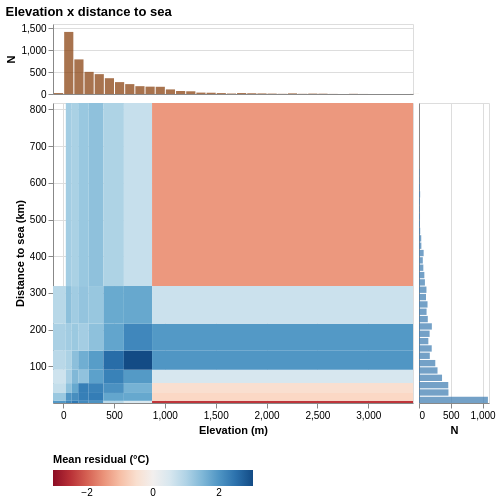

This figure's Vega-Lite source:
### Vega-Lite specification from a JSON file in a GitHub repository (floating-point values rounded to 4 significant figures; data arrays with more than 128 entries replaced by an {"elided": "..."} marker saying what was removed)
{"config": {"view": {"continuousWidth": 300, "continuousHeight": 300}}, "vconcat": [{"data": {"name": "data-66037dbc5dd7e091d990e2fe1abac311"}, "mark": {"type": "bar", "color": "#8B4513", "opacity": 0.75}, "encoding": {"x": {"axis": {"labels": false, "ticks": false}, "bin": {"maxbins": 40}, "field": "val", "scale": {"domain": [-100.0, 3440.0], "nice": false, "zero": false}, "title": null, "type": "quantitative"}, "y": {"aggregate": "count", "axis": {"tickCount": 3}, "title": "N", "type": "quantitative"}}, "height": 70, "width": 360}, {"hconcat": [{"data": {"name": "data-4fccfa9d83861fb9de164639a4762d53"}, "mark": {"type": "rect"}, "encoding": {"color": {"field": "color_val", "legend": {"orient": "bottom"}, "scale": {"domain": [-3.031, 3.031], "scheme": "redblue"}, "title": "Mean residual (°C)", "type": "quantitative"}, "tooltip": [{"field": "x_lo", "format": ".3g", "title": "Elevation (m) from", "type": "quantitative"}, {"field": "x_hi", "format": ".3g", "title": "Elevation (m) to", "type": "quantitative"}, {"field": "y_lo", "format": ".3g", "title": "Distance to sea (km) from", "type": "quantitative"}, {"field": "y_hi", "format": ".3g", "title": "Distance to sea (km) to", "type": "quantitative"}, {"field": "color_val", "format": ".3f", "title": "Mean residual (°C)", "type": "quantitative"}, {"field": "n", "title": "Observations", "type": "quantitative"}], "x": {"field": "x_lo", "scale": {"domain": [-100.0, 3440.0], "nice": false, "zero": false}, "title": "Elevation (m)", "type": "quantitative"}, "x2": {"field": "x_hi"}, "y": {"field": "y_lo", "scale": {"domain": [0.004052, 817.5], "nice": false, "zero": false}, "title": "Distance to sea (km)", "type": "quantitative"}, "y2": {"field": "y_hi"}}, "height": 300, "width": 360}, {"data": {"name": "data-4d88e7cbfd5fcd63499e3349062adf8d"}, "mark": {"type": "bar", "color": "#4682B4", "opacity": 0.75}, "encoding": {"x": {"aggregate": "count", "axis": {"tickCount": 3}, "title": "N", "type": "quantitative"}, "y": {"axis": {"labels": false, "ticks": false}, "bin": {"maxbins": 40}, "field": "val", "scale": {"domain": [0.004052, 817.5], "nice": false, "zero": false}, "title": null, "type": "quantitative"}}, "height": 300, "width": 70}], "spacing": 4}], "spacing": 2, "title": "Elevation x distance to sea", "$schema": "https://vega.github.io/schema/vega-lite/v6.4.1.json", "datasets": {"data-66037dbc5dd7e091d990e2fe1abac311": {"elided": "4999 records"}, "data-4fccfa9d83861fb9de164639a4762d53": [{"bin_x": "(-inf, 26]", "bin_y": "(-inf, 5.948150791184195]", "color_val": 1.957, "n": 509200.0, "x_lo": -100.0, "x_hi": 26.0, "y_lo": 0.004052, "y_hi": 5.948}, {"bin_x": "(-inf, 26]", "bin_y": "(5.948150791184195, 27.36792457208091]", "color_val": 1.245, "n": 184800.0, "x_lo": -100.0, "x_hi": 26.0, "y_lo": 5.948, "y_hi": 27.37}, {"bin_x": "(-inf, 26]", "bin_y": "(27.36792457208091, 54.1768918034798]", "color_val": 0.7636, "n": 95740.0, "x_lo": -100.0, "x_hi": 26.0, "y_lo": 27.37, "y_hi": 54.18}, {"bin_x": "(-inf, 26]", "bin_y": "(54.1768918034798, 90.71439486687055]", "color_val": 0.6522, "n": 61850.0, "x_lo": -100.0, "x_hi": 26.0, "y_lo": 54.18, "y_hi": 90.71}, {"bin_x": "(-inf, 26]", "bin_y": "(90.71439486687055, 142.7214605291484]", "color_val": 0.8928, "n": 20340.0, "x_lo": -100.0, "x_hi": 26.0, "y_lo": 90.71, "y_hi": 142.7}, {"bin_x": "(-inf, 26]", "bin_y": "(142.7214605291484, 216.23578561289594]", "color_val": 1.067, "n": 4054.0, "x_lo": -100.0, "x_hi": 26.0, "y_lo": 142.7, "y_hi": 216.2}, {"bin_x": "(-inf, 26]", "bin_y": "(216.23578561289594, 318.70789517142174]", "color_val": 0.9091, "n": 1982.0, "x_lo": -100.0, "x_hi": 26.0, "y_lo": 216.2, "y_hi": 318.7}, {"bin_x": "(-inf, 26]", "bin_y": "(318.70789517142174, inf]", "color_val": null, "n": null, "x_lo": -100.0, "x_hi": 26.0, "y_lo": 318.7, "y_hi": 817.5}, {"bin_x": "(26, 84]", "bin_y": "(-inf, 5.948150791184195]", "color_val": 2.227, "n": 217100.0, "x_lo": 26.0, "x_hi": 84.0, "y_lo": 0.004052, "y_hi": 5.948}, {"bin_x": "(26, 84]", "bin_y": "(5.948150791184195, 27.36792457208091]", "color_val": 1.999, "n": 219000.0, "x_lo": 26.0, "x_hi": 84.0, "y_lo": 5.948, "y_hi": 27.37}, {"bin_x": "(26, 84]", "bin_y": "(27.36792457208091, 54.1768918034798]", "color_val": 1.35, "n": 124200.0, "x_lo": 26.0, "x_hi": 84.0, "y_lo": 27.37, "y_hi": 54.18}, {"bin_x": "(26, 84]", "bin_y": "(54.1768918034798, 90.71439486687055]", "color_val": 1.092, "n": 116900.0, "x_lo": 26.0, "x_hi": 84.0, "y_lo": 54.18, "y_hi": 90.71}, {"bin_x": "(26, 84]", "bin_y": "(90.71439486687055, 142.7214605291484]", "color_val": 1.041, "n": 90990.0, "x_lo": 26.0, "x_hi": 84.0, "y_lo": 90.71, "y_hi": 142.7}, {"bin_x": "(26, 84]", "bin_y": "(142.7214605291484, 216.23578561289594]", "color_val": 1.161, "n": 75160.0, "x_lo": 26.0, "x_hi": 84.0, "y_lo": 142.7, "y_hi": 216.2}, {"bin_x": "(26, 84]", "bin_y": "(216.23578561289594, 318.70789517142174]", "color_val": 1.364, "n": 10720.0, "x_lo": 26.0, "x_hi": 84.0, "y_lo": 216.2, "y_hi": 318.7}, {"bin_x": "(26, 84]", "bin_y": "(318.70789517142174, inf]", "color_val": 1.143, "n": 13940.0, "x_lo": 26.0, "x_hi": 84.0, "y_lo": 318.7, "y_hi": 817.5}, {"bin_x": "(84, 148]", "bin_y": "(-inf, 5.948150791184195]", "color_val": 2.427, "n": 64530.0, "x_lo": 84.0, "x_hi": 148.0, "y_lo": 0.004052, "y_hi": 5.948}, {"bin_x": "(84, 148]", "bin_y": "(5.948150791184195, 27.36792457208091]", "color_val": 2.112, "n": 135400.0, "x_lo": 84.0, "x_hi": 148.0, "y_lo": 5.948, "y_hi": 27.37}, {"bin_x": "(84, 148]", "bin_y": "(27.36792457208091, 54.1768918034798]", "color_val": 1.734, "n": 105800.0, "x_lo": 84.0, "x_hi": 148.0, "y_lo": 27.37, "y_hi": 54.18}, {"bin_x": "(84, 148]", "bin_y": "(54.1768918034798, 90.71439486687055]", "color_val": 1.48, "n": 87360.0, "x_lo": 84.0, "x_hi": 148.0, "y_lo": 54.18, "y_hi": 90.71}, {"bin_x": "(84, 148]", "bin_y": "(90.71439486687055, 142.7214605291484]", "color_val": 1.375, "n": 98120.0, "x_lo": 84.0, "x_hi": 148.0, "y_lo": 90.71, "y_hi": 142.7}, {"bin_x": "(84, 148]", "bin_y": "(142.7214605291484, 216.23578561289594]", "color_val": 1.229, "n": 80920.0, "x_lo": 84.0, "x_hi": 148.0, "y_lo": 142.7, "y_hi": 216.2}, {"bin_x": "(84, 148]", "bin_y": "(216.23578561289594, 318.70789517142174]", "color_val": 1.167, "n": 99550.0, "x_lo": 84.0, "x_hi": 148.0, "y_lo": 216.2, "y_hi": 318.7}, {"bin_x": "(84, 148]", "bin_y": "(318.70789517142174, inf]", "color_val": 1.061, "n": 192000.0, "x_lo": 84.0, "x_hi": 148.0, "y_lo": 318.7, "y_hi": 817.5}, {"bin_x": "(148, 251]", "bin_y": "(-inf, 5.948150791184195]", "color_val": 2.158, "n": 28790.0, "x_lo": 148.0, "x_hi": 251.0, "y_lo": 0.004052, "y_hi": 5.948}, {"bin_x": "(148, 251]", "bin_y": "(5.948150791184195, 27.36792457208091]", "color_val": 2.329, "n": 96560.0, "x_lo": 148.0, "x_hi": 251.0, "y_lo": 5.948, "y_hi": 27.37}, {"bin_x": "(148, 251]", "bin_y": "(27.36792457208091, 54.1768918034798]", "color_val": 2.329, "n": 116700.0, "x_lo": 148.0, "x_hi": 251.0, "y_lo": 27.37, "y_hi": 54.18}, {"bin_x": "(148, 251]", "bin_y": "(54.1768918034798, 90.71439486687055]", "color_val": 1.33, "n": 80060.0, "x_lo": 148.0, "x_hi": 251.0, "y_lo": 54.18, "y_hi": 90.71}, {"bin_x": "(148, 251]", "bin_y": "(90.71439486687055, 142.7214605291484]", "color_val": 1.637, "n": 111200.0, "x_lo": 148.0, "x_hi": 251.0, "y_lo": 90.71, "y_hi": 142.7}, {"bin_x": "(148, 251]", "bin_y": "(142.7214605291484, 216.23578561289594]", "color_val": 1.136, "n": 108900.0, "x_lo": 148.0, "x_hi": 251.0, "y_lo": 142.7, "y_hi": 216.2}, {"bin_x": "(148, 251]", "bin_y": "(216.23578561289594, 318.70789517142174]", "color_val": 1.297, "n": 128200.0, "x_lo": 148.0, "x_hi": 251.0, "y_lo": 216.2, "y_hi": 318.7}, {"bin_x": "(148, 251]", "bin_y": "(318.70789517142174, inf]", "color_val": 1.248, "n": 206600.0, "x_lo": 148.0, "x_hi": 251.0, "y_lo": 318.7, "y_hi": 817.5}, {"bin_x": "(251, 396]", "bin_y": "(-inf, 5.948150791184195]", "color_val": 2.049, "n": 9216.0, "x_lo": 251.0, "x_hi": 396.0, "y_lo": 0.004052, "y_hi": 5.948}, {"bin_x": "(251, 396]", "bin_y": "(5.948150791184195, 27.36792457208091]", "color_val": 2.359, "n": 84650.0, "x_lo": 251.0, "x_hi": 396.0, "y_lo": 5.948, "y_hi": 27.37}, {"bin_x": "(251, 396]", "bin_y": "(27.36792457208091, 54.1768918034798]", "color_val": 2.268, "n": 109900.0, "x_lo": 251.0, "x_hi": 396.0, "y_lo": 27.37, "y_hi": 54.18}, {"bin_x": "(251, 396]", "bin_y": "(54.1768918034798, 90.71439486687055]", "color_val": 1.83, "n": 111400.0, "x_lo": 251.0, "x_hi": 396.0, "y_lo": 54.18, "y_hi": 90.71}, {"bin_x": "(251, 396]", "bin_y": "(90.71439486687055, 142.7214605291484]", "color_val": 1.893, "n": 97060.0, "x_lo": 251.0, "x_hi": 396.0, "y_lo": 90.71, "y_hi": 142.7}, {"bin_x": "(251, 396]", "bin_y": "(142.7214605291484, 216.23578561289594]", "color_val": 1.35, "n": 124900.0, "x_lo": 251.0, "x_hi": 396.0, "y_lo": 142.7, "y_hi": 216.2}, {"bin_x": "(251, 396]", "bin_y": "(216.23578561289594, 318.70789517142174]", "color_val": 1.264, "n": 162000.0, "x_lo": 251.0, "x_hi": 396.0, "y_lo": 216.2, "y_hi": 318.7}, {"bin_x": "(251, 396]", "bin_y": "(318.70789517142174, inf]", "color_val": 1.344, "n": 161200.0, "x_lo": 251.0, "x_hi": 396.0, "y_lo": 318.7, "y_hi": 817.5}, {"bin_x": "(396, 597]", "bin_y": "(-inf, 5.948150791184195]", "color_val": 0.8737, "n": 10670.0, "x_lo": 396.0, "x_hi": 597.0, "y_lo": 0.004052, "y_hi": 5.948}, {"bin_x": "(396, 597]", "bin_y": "(5.948150791184195, 27.36792457208091]", "color_val": 1.759, "n": 53990.0, "x_lo": 396.0, "x_hi": 597.0, "y_lo": 5.948, "y_hi": 27.37}, {"bin_x": "(396, 597]", "bin_y": "(27.36792457208091, 54.1768918034798]", "color_val": 2.059, "n": 111900.0, "x_lo": 396.0, "x_hi": 597.0, "y_lo": 27.37, "y_hi": 54.18}, {"bin_x": "(396, 597]", "bin_y": "(54.1768918034798, 90.71439486687055]", "color_val": 2.287, "n": 140700.0, "x_lo": 396.0, "x_hi": 597.0, "y_lo": 54.18, "y_hi": 90.71}, {"bin_x": "(396, 597]", "bin_y": "(90.71439486687055, 142.7214605291484]", "color_val": 2.568, "n": 99310.0, "x_lo": 396.0, "x_hi": 597.0, "y_lo": 90.71, "y_hi": 142.7}, {"bin_x": "(396, 597]", "bin_y": "(142.7214605291484, 216.23578561289594]", "color_val": 1.772, "n": 118200.0, "x_lo": 396.0, "x_hi": 597.0, "y_lo": 142.7, "y_hi": 216.2}, {"bin_x": "(396, 597]", "bin_y": "(216.23578561289594, 318.70789517142174]", "color_val": 1.703, "n": 162700.0, "x_lo": 396.0, "x_hi": 597.0, "y_lo": 216.2, "y_hi": 318.7}, {"bin_x": "(396, 597]", "bin_y": "(318.70789517142174, inf]", "color_val": 1.018, "n": 178400.0, "x_lo": 396.0, "x_hi": 597.0, "y_lo": 318.7, "y_hi": 817.5}, {"bin_x": "(597, 874]", "bin_y": "(-inf, 5.948150791184195]", "color_val": 0.4476, "n": 16020.0, "x_lo": 597.0, "x_hi": 874.0, "y_lo": 0.004052, "y_hi": 5.948}, {"bin_x": "(597, 874]", "bin_y": "(5.948150791184195, 27.36792457208091]", "color_val": 1.729, "n": 50320.0, "x_lo": 597.0, "x_hi": 874.0, "y_lo": 5.948, "y_hi": 27.37}, {"bin_x": "(597, 874]", "bin_y": "(27.36792457208091, 54.1768918034798]", "color_val": 1.579, "n": 105100.0, "x_lo": 597.0, "x_hi": 874.0, "y_lo": 27.37, "y_hi": 54.18}, {"bin_x": "(597, 874]", "bin_y": "(54.1768918034798, 90.71439486687055]", "color_val": 1.934, "n": 152400.0, "x_lo": 597.0, "x_hi": 874.0, "y_lo": 54.18, "y_hi": 90.71}, {"bin_x": "(597, 874]", "bin_y": "(90.71439486687055, 142.7214605291484]", "color_val": 3.031, "n": 140100.0, "x_lo": 597.0, "x_hi": 874.0, "y_lo": 90.71, "y_hi": 142.7}, {"bin_x": "(597, 874]", "bin_y": "(142.7214605291484, 216.23578561289594]", "color_val": 2.204, "n": 156400.0, "x_lo": 597.0, "x_hi": 874.0, "y_lo": 142.7, "y_hi": 216.2}, {"bin_x": "(597, 874]", "bin_y": "(216.23578561289594, 318.70789517142174]", "color_val": 1.725, "n": 164600.0, "x_lo": 597.0, "x_hi": 874.0, "y_lo": 216.2, "y_hi": 318.7}, {"bin_x": "(597, 874]", "bin_y": "(318.70789517142174, inf]", "color_val": 0.7488, "n": 77260.0, "x_lo": 597.0, "x_hi": 874.0, "y_lo": 318.7, "y_hi": 817.5}, {"bin_x": "(874, inf]", "bin_y": "(-inf, 5.948150791184195]", "color_val": -2.433, "n": 14300.0, "x_lo": 874.0, "x_hi": 3440.0, "y_lo": 0.004052, "y_hi": 5.948}, {"bin_x": "(874, inf]", "bin_y": "(5.948150791184195, 27.36792457208091]", "color_val": -0.6487, "n": 45920.0, "x_lo": 874.0, "x_hi": 3440.0, "y_lo": 5.948, "y_hi": 27.37}, {"bin_x": "(874, inf]", "bin_y": "(27.36792457208091, 54.1768918034798]", "color_val": -0.4907, "n": 98110.0, "x_lo": 874.0, "x_hi": 3440.0, "y_lo": 27.37, "y_hi": 54.18}, {"bin_x": "(874, inf]", "bin_y": "(54.1768918034798, 90.71439486687055]", "color_val": 0.5146, "n": 119700.0, "x_lo": 874.0, "x_hi": 3440.0, "y_lo": 54.18, "y_hi": 90.71}, {"bin_x": "(874, inf]", "bin_y": "(90.71439486687055, 142.7214605291484]", "color_val": 1.993, "n": 211300.0, "x_lo": 874.0, "x_hi": 3440.0, "y_lo": 90.71, "y_hi": 142.7}, {"bin_x": "(874, inf]", "bin_y": "(142.7214605291484, 216.23578561289594]", "color_val": 1.949, "n": 201100.0, "x_lo": 874.0, "x_hi": 3440.0, "y_lo": 142.7, "y_hi": 216.2}, {"bin_x": "(874, inf]", "bin_y": "(216.23578561289594, 318.70789517142174]", "color_val": 0.6911, "n": 140800.0, "x_lo": 874.0, "x_hi": 3440.0, "y_lo": 216.2, "y_hi": 318.7}, {"bin_x": "(874, inf]", "bin_y": "(318.70789517142174, inf]", "color_val": -1.438, "n": 38100.0, "x_lo": 874.0, "x_hi": 3440.0, "y_lo": 318.7, "y_hi": 817.5}], "data-4d88e7cbfd5fcd63499e3349062adf8d": {"elided": "4999 records"}}}
